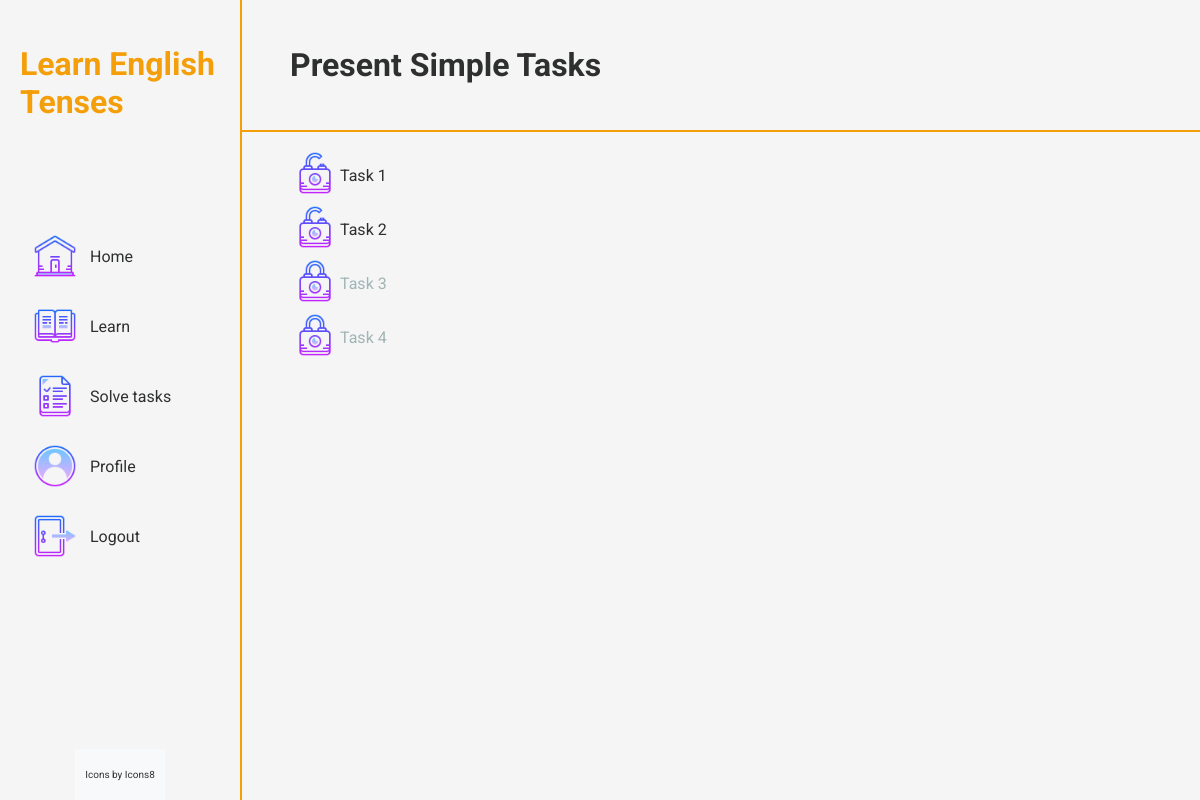
The page /home/present_simple/tasks (signed in) on the database its author committed.
### learntenses/models.py (models this page shows, shortened)
class UserTask(models.Model):
    user = models.ForeignKey(UserProfile, on_delete=models.CASCADE)
    task = models.ForeignKey(Task, on_delete=models.CASCADE)
    completed = models.BooleanField(default=False)
    attempts = models.IntegerField(default=0)

class Task(models.Model):
    TENSE_CHOICES = [
        ('PS', 'Present Simple'),
        ('PC', 'Present Continuous'),
        ('PP', 'Present Perfect'),
        ('PaS', 'Past Simple'),
        ('PaC', 'Past Continuous'),
        ('PaP', 'Past Perfect'),
        ('FS', 'Future Simple'),
        ('FC', 'Future Continuous'),
        ('FP', 'Future Perfect'),
    ]
    TASK_NAMES = [
        ('1', 'Task 1'),
        ('2', 'Task 2'),
        ('3', 'Task 3'),
        ('4', 'Task 4'),
        ('5', 'Task 5'),
        ('6', 'Task 6')
    ]
    LEVELS = {
        '1' : 1,
        '2' : 2,
        '3' : 3,
        '4' : 4,
        '5' : 5,
        '6' : 6,
    }
    level = models.IntegerField(blank=True, null=True)
    tense = models.CharField(max_length=3, choices=TENSE_CHOICES)
    name = models.CharField(max_length=10, choices=TASK_NAMES)
    sentence = models.CharField(max_length=500)
    words = models.CharField(max_length=500)
    correct_words = models.CharField(max_length=500)
    class Meta:
        unique_together = ('name', 'tense')

### learntenses/views.py (the view)
# urls.py: path('<str:tense_name>/tasks', views.task_list, name='task_list'),
def task_list(request, tense_name):
    tense_mapping = {
        'present_simple': 'PS',
        'present_continuous': 'PC',
        'present_perfect': 'PP',
        'past_simple': 'PaS',
        'past_continuous': 'PaC',
        'past_perfect': 'PaP',
        'future_simple': 'FS',
        'future_continuous': 'FC',
        'future_perfect': 'FP',
    }
    tense_name_mapping = {
        'present_simple': 'Present Simple',
        'present_continuous': 'Present Continuous',
        'present_perfect': 'Present Perfect',
        'past_simple': 'Past Simple',
        'past_continuous': 'Past Continuous',
        'past_perfect': 'Past Perfect',
        'future_simple': 'Future Simple',
        'future_continuous': 'Future Continuous',
        'future_perfect': 'Future Perfect',
    }
    tense = tense_mapping.get(tense_name)
    tasks = Task.objects.filter(tense=tense).order_by('name')
    user_profile = UserProfile.objects.get(user=request.user)
    user_tasks = list(UserTask.objects.filter(user=user_profile, task__in=tasks).order_by('task__name'))
    if user_tasks:
        user_tasks[0].locked = False
        for i in range(1, len(user_tasks)):
            user_tasks[i].locked = not user_tasks[i-1].completed
    return render(request, 'learntenses/task_list.html', {'tasks': tasks, 'user_tasks': user_tasks, 'tense_name': tense_name_mapping.get(tense_name)})

### learntenses/templates/learntenses/task_list.html
{% extends 'learntenses/base.html' %}
{% block extra_css %}
  {% load static %}
  <link rel="stylesheet" href="{% static 'learntenses/styles/task_list.css' %}">
{% endblock %}
{% block content %}
  <div class="tasks-container">
    <div class="tasks-header">
      <h1>{{ tense_name }} Tasks</h1>
    </div>
    <div class="task-list">
      <ul>
        {% for user_task in user_tasks %}
            <li>
              <div class="task-item">
                <div class="task-icon">
                  {% if not user_task.locked %}
                    <img src="{% static 'learntenses/images/unlocked.png' %}" class="task-icon">
                  {% else %}
                    <img src="{% static 'learntenses/images/locked.png' %}" class="task-icon">
                  {% endif %}
                </div>
                <div class="task-name" style="color: {{ user_task.locked|yesno:'#A1B5B5,#2E2F2F' }};">
                  {% if not user_task.locked %}
                    <a href="{% url 'home:task_detail' user_task.task.tense user_task.task.id %}" style="color: inherit;">
                      Task {{ user_task.task.name }}
                    </a>
                  {% else %}
                    Task {{ user_task.task.name }}
                  {% endif %}
                </div>
              </div>
            </li>
        {% endfor %}
      </ul>
    </div>
  </div>
{% endblock %}

### learntenses/static/learntenses/styles/base.css (style rules this page uses)
html, body { height: 100%; margin: 0; padding: 0; }
body { font-family: 'Roboto', sans-serif; margin: 0; padding: 0; background-color: #f5f5f5; }

### learntenses/static/learntenses/styles/task_list.css (style rules this page uses)
.tasks-header { display:flex; flex-direction: row; justify-content: space-between; align-items: center; border-bottom: 2px solid #F49F0A; padding-left: 50px; height: 130px; color: #2E2F2F; }
.task-list { padding-left: 50px; }
.task-icon { width: 50px; }
ul { list-style-type: none; padding: 0; }
.task-name a { text-decoration: none; }
.task-item { display: flex; align-items: center; }

### rows shown on the page
UserTask: task.name "1"
UserTask: task.name "2"
UserTask: task.name "3"
UserTask: task.name "4"

### other values the page prints
{{ tense_name }} "Present Simple"
